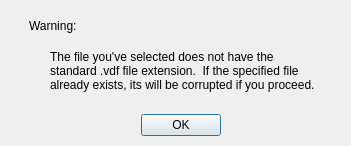
<?xml version="1.0" encoding="UTF-8"?>
<ui version="4.0">
 <class>Page2badfile</class>
 <widget class="QDialog" name="Page2badfile">
  <property name="geometry">
   <rect>
    <x>0</x>
    <y>0</y>
    <width>351</width>
    <height>146</height>
   </rect>
  </property>
  <property name="windowTitle">
   <string>Dialog</string>
  </property>
  <widget class="QDialogButtonBox" name="buttonBox">
   <property name="geometry">
    <rect>
     <x>140</x>
     <y>109</y>
     <width>81</width>
     <height>32</height>
    </rect>
   </property>
   <property name="orientation">
    <enum>Qt::Horizontal</enum>
   </property>
   <property name="standardButtons">
    <set>QDialogButtonBox::Ok</set>
   </property>
  </widget>
  <widget class="QLabel" name="label">
   <property name="geometry">
    <rect>
     <x>29</x>
     <y>18</y>
     <width>62</width>
     <height>16</height>
    </rect>
   </property>
   <property name="text">
    <string>Warning:</string>
   </property>
  </widget>
  <widget class="QLabel" name="label_2">
   <property name="geometry">
    <rect>
     <x>50</x>
     <y>30</y>
     <width>271</width>
     <height>81</height>
    </rect>
   </property>
   <property name="text">
    <string>The file you've selected does not have the standard .vdf file extension.  If the specified file already exists, its will be corrupted if you proceed.</string>
   </property>
   <property name="wordWrap">
    <bool>true</bool>
   </property>
  </widget>
 </widget>
 <resources/>
 <connections>
  <connection>
   <sender>buttonBox</sender>
   <signal>accepted()</signal>
   <receiver>Page2badfile</receiver>
   <slot>accept()</slot>
   <hints>
    <hint type="sourcelabel">
     <x>248</x>
     <y>254</y>
    </hint>
    <hint type="destinationlabel">
     <x>157</x>
     <y>274</y>
    </hint>
   </hints>
  </connection>
  <connection>
   <sender>buttonBox</sender>
   <signal>rejected()</signal>
   <receiver>Page2badfile</receiver>
   <slot>reject()</slot>
   <hints>
    <hint type="sourcelabel">
     <x>316</x>
     <y>260</y>
    </hint>
    <hint type="destinationlabel">
     <x>286</x>
     <y>274</y>
    </hint>
   </hints>
  </connection>
 </connections>
</ui>
